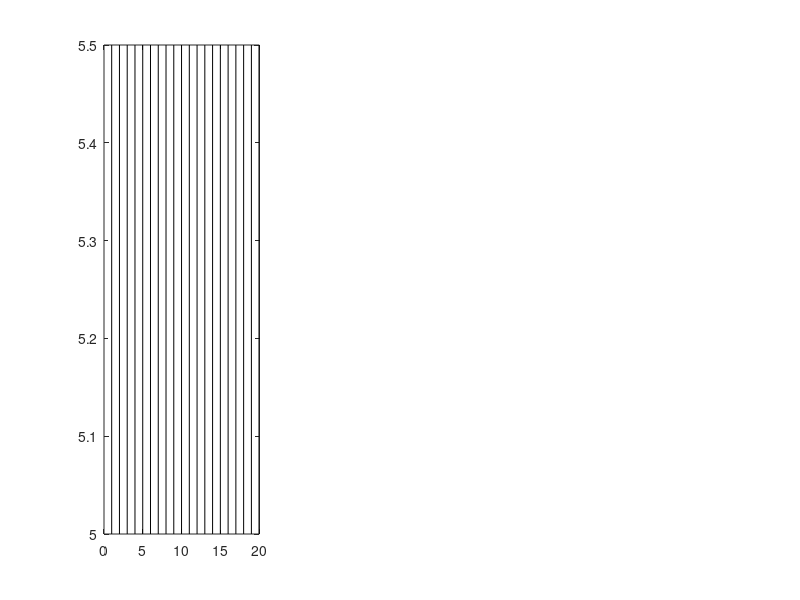

The MATLAB source for this figure: (Note: this script raises an error after producing the figure.)
% Reproduce figure 3 in the manuscript


%% D1

clear synthdata
load('./data/synthdb/data_synthdb_c_10_alpha_4.mat')

y1      = synthdata.y;
time1   = synthdata.time;
delta1  = synthdata.delta;
in1     = synthdata.in;
xtrue1  = synthdata.x;

%% D2

clear synthdata
load('./data/synthdb/data_synthdb_c_1_alpha_4.mat')

y2      = synthdata.y;
time2   = synthdata.time;
delta2  = synthdata.delta;
in2     = synthdata.in;
xtrue2  = synthdata.x;

%% D3

clear synthdata
load('./data/synthdb/data_synthdb_c_1_alpha_1.mat')

y3      = synthdata.y;
time3   = synthdata.time;
delta3  = synthdata.delta;
in3     = synthdata.in;
xtrue3  = synthdata.x;
%%

figure(1), clf

for jj = 1:3
    
    switch jj
        case 1, 
            y = y1; time = time1; in = in1; xtrue = xtrue1;
        case 2, 
            y = y2; time = time2; in = in2; xtrue = xtrue2;
        case 3, 
            y = y3; time = time3; in = in3; xtrue = xtrue3;
    end
    
    subplot(1,3,jj)
    idx = find(in==1);
    u = 0.5; base = 5;
    lower = base*ones(size(idx));
    upper = base +u*ones(size(idx));
    plot([time(idx);time(idx)],[lower;upper],'color','k')
    hold on 

    plot(time,xtrue,'color',blue)
    hold on

    for ii = 1:size(y,1)
        idx = find(y(ii,:)==1);
        u = 0.5;
        lower = -1-(ii)*u*ones(size(idx));
        upper = -1-(ii+0.8)*u*ones(size(idx));
        plot([time(idx);time(idx)],[lower;upper],'color',green)
        hold on
    end
    
    ylim([-7,6])
    xlabel('Time (s)')
    if jj == 1, ylabel('Data'); end
    hold off
end
set(gcf,'units','centimeters');
pos = get(gcf,'position');
set(gcf,'position',[pos(1:2),17,10]);

matlabfrag('./fig/fig-3')


